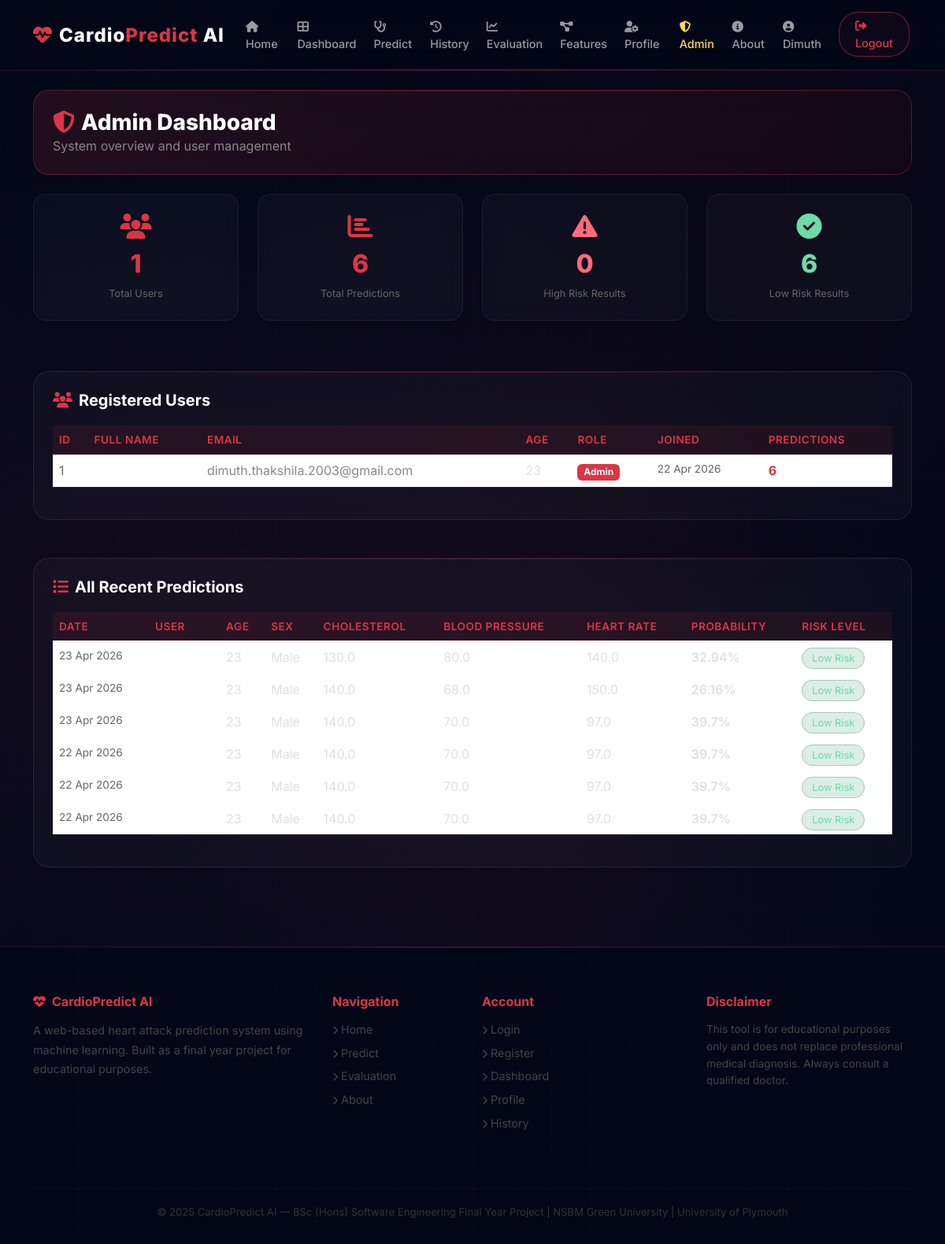
The page /admin (signed in) on the database its author committed.
### app.py (models this page shows)
class User(db.Model, UserMixin):
    id          = db.Column(db.Integer, primary_key=True)
    full_name   = db.Column(db.String(100), nullable=False)
    email       = db.Column(db.String(120), unique=True, nullable=False)
    age         = db.Column(db.Integer, nullable=False)
    password    = db.Column(db.String(200), nullable=False)
    is_admin    = db.Column(db.Boolean, default=False)
    created_at  = db.Column(db.DateTime, default=datetime.utcnow)
    predictions = db.relationship('Prediction', backref='user', lazy=True)

class Prediction(db.Model):
    id          = db.Column(db.Integer, primary_key=True)
    user_id     = db.Column(db.Integer, db.ForeignKey('user.id'), nullable=False)
    probability = db.Column(db.Float, nullable=False)
    risk_level  = db.Column(db.String(20), nullable=False)
    created_at  = db.Column(db.DateTime, default=datetime.utcnow)
    age         = db.Column(db.Integer)
    sex         = db.Column(db.String(10))
    cp          = db.Column(db.String(30))
    trestbps    = db.Column(db.Float)
    chol        = db.Column(db.Float)
    fbs         = db.Column(db.String(10))
    thalach     = db.Column(db.Float)

### app.py (the view)
@app.route('/admin')
@login_required
@admin_required
def admin():
    all_users       = User.query.order_by(User.created_at.desc()).all()
    all_predictions = Prediction.query.order_by(Prediction.created_at.desc()).all()
    total_users       = len(all_users)
    total_predictions = len(all_predictions)
    total_high_risk   = sum(1 for p in all_predictions if p.risk_level == 'High Risk')
    total_low_risk    = sum(1 for p in all_predictions if p.risk_level == 'Low Risk')
    return render_template('admin.html',
                           all_users=all_users,
                           all_predictions=all_predictions,
                           total_users=total_users,
                           total_predictions=total_predictions,
                           total_high_risk=total_high_risk,
                           total_low_risk=total_low_risk)

### templates/admin.html
{% extends 'base.html' %}
{% block content %}
<div class="row mb-4">
    <div class="col-12">
        <div class="card p-4" style="background: linear-gradient(135deg, rgba(220,53,69,0.15), rgba(220,53,69,0.05)); border: 1px solid rgba(220,53,69,0.3);">
            <h3 style="color:white; font-weight:800; margin:0;">
                <i class="fas fa-shield-alt me-2" style="color:#dc3545"></i>Admin Dashboard
            </h3>
            <p style="color:#888; margin:0;">System overview and user management</p>
        </div>
    </div>
</div>
<div class="row mb-5">
    <div class="col-md-3 mb-3">
        <div class="stat-card">
            <i class="fas fa-users fa-2x mb-2" style="color:#dc3545"></i>
            <div class="stat-number">{{ total_users }}</div>
            <div class="stat-label">Total Users</div>
        </div>
    </div>
    <div class="col-md-3 mb-3">
        <div class="stat-card">
            <i class="fas fa-chart-bar fa-2x mb-2" style="color:#dc3545"></i>
            <div class="stat-number">{{ total_predictions }}</div>
            <div class="stat-label">Total Predictions</div>
        </div>
    </div>
    <div class="col-md-3 mb-3">
        <div class="stat-card">
            <i class="fas fa-exclamation-triangle fa-2x mb-2" style="color:#ff6b7a"></i>
            <div class="stat-number" style="color:#ff6b7a">{{ total_high_risk }}</div>
            <div class="stat-label">High Risk Results</div>
        </div>
    </div>
    <div class="col-md-3 mb-3">
        <div class="stat-card">
            <i class="fas fa-check-circle fa-2x mb-2" style="color:#6edba8"></i>
            <div class="stat-number" style="color:#6edba8">{{ total_low_risk }}</div>
            <div class="stat-label">Low Risk Results</div>
        </div>
    </div>
</div>
<div class="row mb-5">
    <div class="col-12">
        <div class="card p-4">
            <h5 style="color:white; font-weight:700; margin-bottom:20px;">
                <i class="fas fa-users me-2" style="color:#dc3545"></i>Registered Users
            </h5>
            <div class="table-responsive">
                <table class="table table-hover">
                    <thead>
                        <tr>
                            <th>ID</th>
                            <th>Full Name</th>
                            <th>Email</th>
                            <th>Age</th>
                            <th>Role</th>
                            <th>Joined</th>
                            <th>Predictions</th>
                        </tr>
                    </thead>
                    <tbody>
                        {% for user in all_users %}
                        <tr>
                            <td style="color:#666;">{{ user.id }}</td>
                            <td style="color:white; font-weight:600;">{{ user.full_name }}</td>
                            <td style="color:#888;">{{ user.email }}</td>
                            <td style="color:#e0e0e0;">{{ user.age }}</td>
                            <td>
                                {% if user.is_admin %}
                                <span class="badge bg-danger">Admin</span>
                                {% else %}
                                <span class="badge bg-secondary">User</span>
                                {% endif %}
                            </td>
                            <td style="color:#666; font-size:0.85rem;">{{ user.created_at.strftime('%d %b %Y') }}</td>
                            <td style="color:#dc3545; font-weight:700;">{{ user.predictions | length }}</td>
                        </tr>
                        {% endfor %}
                    </tbody>
                </table>
            </div>
        </div>
    </div>
</div>
<div class="row mb-4">
    <div class="col-12">
        <div class="card p-4">
            <h5 style="color:white; font-weight:700; margin-bottom:20px;">
                <i class="fas fa-list me-2" style="color:#dc3545"></i>All Recent Predictions
            </h5>
            <div class="table-responsive">
                <table class="table table-hover">
                    <thead>
                        <tr>
                            <th>Date</th>
                            <th>User</th>
                            <th>Age</th>
                            <th>Sex</th>
                            <th>Cholesterol</th>
                            <th>Blood Pressure</th>
                            <th>Heart Rate</th>
                            <th>Probability</th>
                            <th>Risk Level</th>
                        </tr>
                    </thead>
                    <tbody>
                        {% for p in all_predictions[:20] %}
                        <tr>
                            <td style="color:#666; font-size:0.85rem;">{{ p.created_at.strftime('%d %b %Y') }}</td>
                            <td style="color:white; font-weight:600;">{{ p.user.full_name }}</td>
                            <td style="color:#e0e0e0;">{{ p.age }}</td>
                            <td style="color:#e0e0e0;">{{ p.sex }}</td>
                            <td style="color:#e0e0e0;">{{ p.chol }}</td>
                            <td style="color:#e0e0e0;">{{ p.trestbps }}</td>
                            <td style="color:#e0e0e0;">{{ p.thalach }}</td>
                            <td style="color:#e0e0e0; font-weight:600;">{{ p.probability }}%</td>
                            <td>
                                <span class="{% if p.risk_level == 'High Risk' %}badge-high{% else %}badge-low{% endif %}">
                                    {{ p.risk_level }}
                                </span>
                            </td>
                        </tr>
                        {% endfor %}
                    </tbody>
                </table>
            </div>
        </div>
    </div>
</div>
{% endblock %}

### templates/base.html (shortened to what this page needs)
<!DOCTYPE html>
<html lang="en">
<head>
    <link href="https://cdn.jsdelivr.net/npm/bootstrap@5.3.0/dist/css/bootstrap.min.css" rel="stylesheet">
    <link href="https://cdnjs.cloudflare.com/ajax/libs/font-awesome/6.4.0/css/all.min.css" rel="stylesheet">
</head>
<body>
<div class="particles" id="particles"></div>
<nav class="navbar navbar-expand-lg">
    <div class="container">
        <a class="navbar-brand" href="/">
            <i class="fas fa-heartbeat me-2 animate-heartbeat" style="color:#dc3545"></i>Cardio<span>Predict</span> AI
        </a>
        <div class="collapse navbar-collapse" id="navbarNav">
            <ul class="navbar-nav mx-auto">
                <li class="nav-item"><a class="nav-link" href="/"><i class="fas fa-home me-1"></i>Home</a></li>
                {% if current_user.is_authenticated %}
                <li class="nav-item"><a class="nav-link" href="/dashboard"><i class="fas fa-th-large me-1"></i>Dashboard</a></li>
                <li class="nav-item"><a class="nav-link" href="/predict"><i class="fas fa-stethoscope me-1"></i>Predict</a></li>
                <li class="nav-item"><a class="nav-link" href="/history"><i class="fas fa-history me-1"></i>History</a></li>
                <li class="nav-item"><a class="nav-link" href="/evaluation"><i class="fas fa-chart-line me-1"></i>Evaluation</a></li>
                <li class="nav-item"><a class="nav-link" href="/feature-importance"><i class="fas fa-project-diagram me-1"></i>Features</a></li>
                <li class="nav-item"><a class="nav-link" href="/profile"><i class="fas fa-user-cog me-1"></i>Profile</a></li>
                {% if current_user.is_admin %}
                <li class="nav-item"><a class="nav-link" href="/admin" style="color:#ffd85e !important;"><i class="fas fa-shield-alt me-1"></i>Admin</a></li>
                {% endif %}
                {% endif %}
                <li class="nav-item"><a class="nav-link" href="/about"><i class="fas fa-info-circle me-1"></i>About</a></li>
            </ul>
            <ul class="navbar-nav">
                {% if current_user.is_authenticated %}
                <li class="nav-item me-2">
                    <a class="nav-link" href="/profile" style="color:#6edba8">
                        <i class="fas fa-user-circle me-1"></i>{{ current_user.full_name }}
                    </a>
                </li>
                <li class="nav-item">
                    <a class="nav-link btn-nav-login" href="/logout">
                        <i class="fas fa-sign-out-alt me-1"></i>Logout
                    </a>
                </li>
                {% endif %}
            </ul>
        </div>
    </div>
</nav>
<div class="container mt-4">
    {% block content %}{% endblock %}
</div>
<footer class="footer">
    <div class="container">
        <div class="row">
            <div class="col-md-4 mb-4">
                <h6><i class="fas fa-heartbeat me-2"></i>CardioPredict AI</h6>
                <p style="color:#444; font-size:0.9rem; line-height:1.7;">A web-based heart attack prediction system using machine learning. Built as a final year project for educational purposes.</p>
            </div>
            <div class="col-md-2 mb-4">
                <h6>Navigation</h6>
                <a href="/"><i class="fas fa-chevron-right me-1" style="font-size:0.7rem"></i>Home</a>
                <a href="/predict"><i class="fas fa-chevron-right me-1" style="font-size:0.7rem"></i>Predict</a>
                <a href="/evaluation"><i class="fas fa-chevron-right me-1" style="font-size:0.7rem"></i>Evaluation</a>
                <a href="/about"><i class="fas fa-chevron-right me-1" style="font-size:0.7rem"></i>About</a>
            </div>
            <div class="col-md-3 mb-4">
                <h6>Account</h6>
                <a href="/login"><i class="fas fa-chevron-right me-1" style="font-size:0.7rem"></i>Login</a>
                <a href="/register"><i class="fas fa-chevron-right me-1" style="font-size:0.7rem"></i>Register</a>
                <a href="/dashboard"><i class="fas fa-chevron-right me-1" style="font-size:0.7rem"></i>Dashboard</a>
                <a href="/profile"><i class="fas fa-chevron-right me-1" style="font-size:0.7rem"></i>Profile</a>
                <a href="/history"><i class="fas fa-chevron-right me-1" style="font-size:0.7rem"></i>History</a>
            </div>
            <div class="col-md-3 mb-4">
                <h6>Disclaimer</h6>
                <p style="color:#444; font-size:0.85rem; line-height:1.6;">This tool is for educational purposes only and does not replace professional medical diagnosis. Always consult a qualified doctor.</p>
            </div>
        </div>
        <div class="footer-bottom text-center">
            <p class="mb-0" style="font-size:0.82rem; color:#333;">© 2025 CardioPredict AI — BSc (Hons) Software Engineering Final Year Project | NSBM Green University | University of Plymouth</p>
        </div>
    </div>
</footer>
</body>
</html>

### rows shown on the page
User: full_name "Dimuth", id "1", email "dimuth.thakshila.2003@gmail.com", age "23", is_admin "Admin", created_at "22 Apr 2026", predictions|length "6"
Prediction: created_at "23 Apr 2026", age "23", sex "Male", chol "130.0", trestbps "80.0", thalach "140.0", probability "32.94", risk_level "Low Risk"
Prediction: created_at "23 Apr 2026", age "23", sex "Male", chol "140.0", trestbps "68.0", thalach "150.0", probability "26.16", risk_level "Low Risk"
Prediction: created_at "23 Apr 2026", age "23", sex "Male", chol "140.0", trestbps "70.0", thalach "97.0", probability "39.7", risk_level "Low Risk"
Prediction: created_at "22 Apr 2026", age "23", sex "Male", chol "140.0", trestbps "70.0", thalach "97.0", probability "39.7", risk_level "Low Risk"
Prediction: created_at "22 Apr 2026", age "23", sex "Male", chol "140.0", trestbps "70.0", thalach "97.0", probability "39.7", risk_level "Low Risk"
Prediction: created_at "22 Apr 2026", age "23", sex "Male", chol "140.0", trestbps "70.0", thalach "97.0", probability "39.7", risk_level "Low Risk"

### other values the page prints
{{ total_users }} "1"
{{ total_predictions }} "6"
{{ total_high_risk }} "0"
{{ total_low_risk }} "6"
